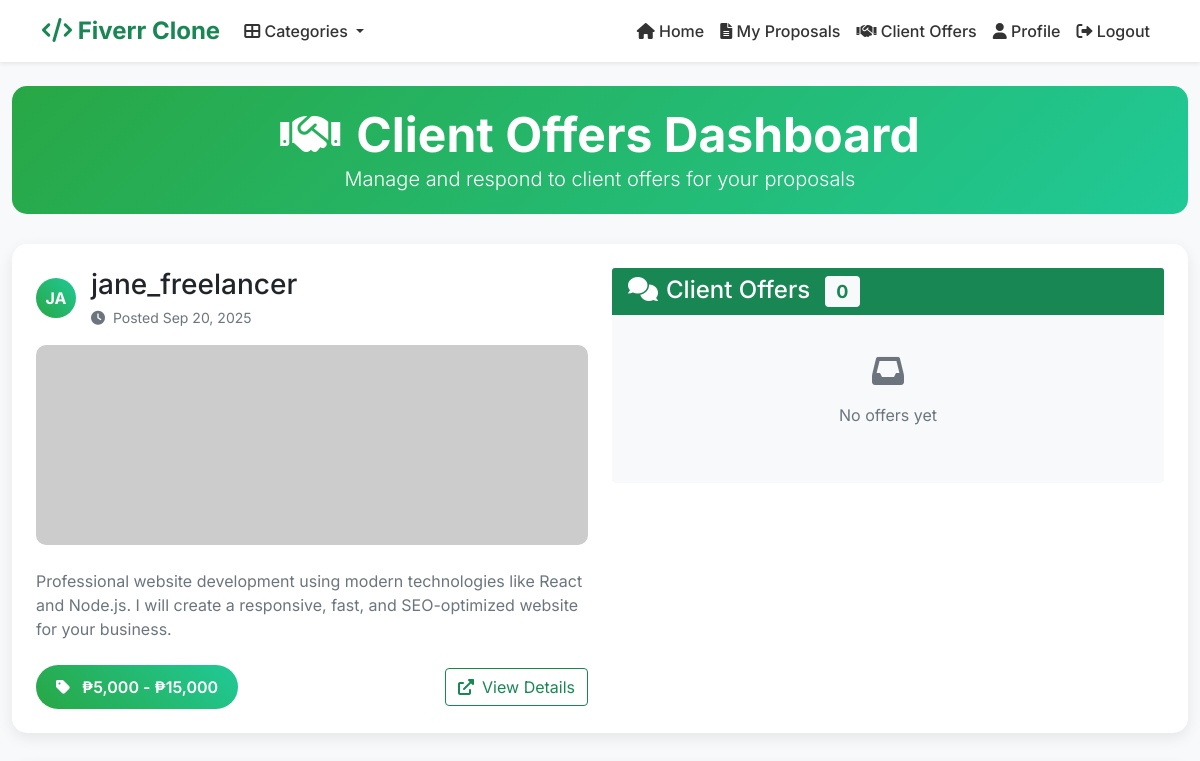
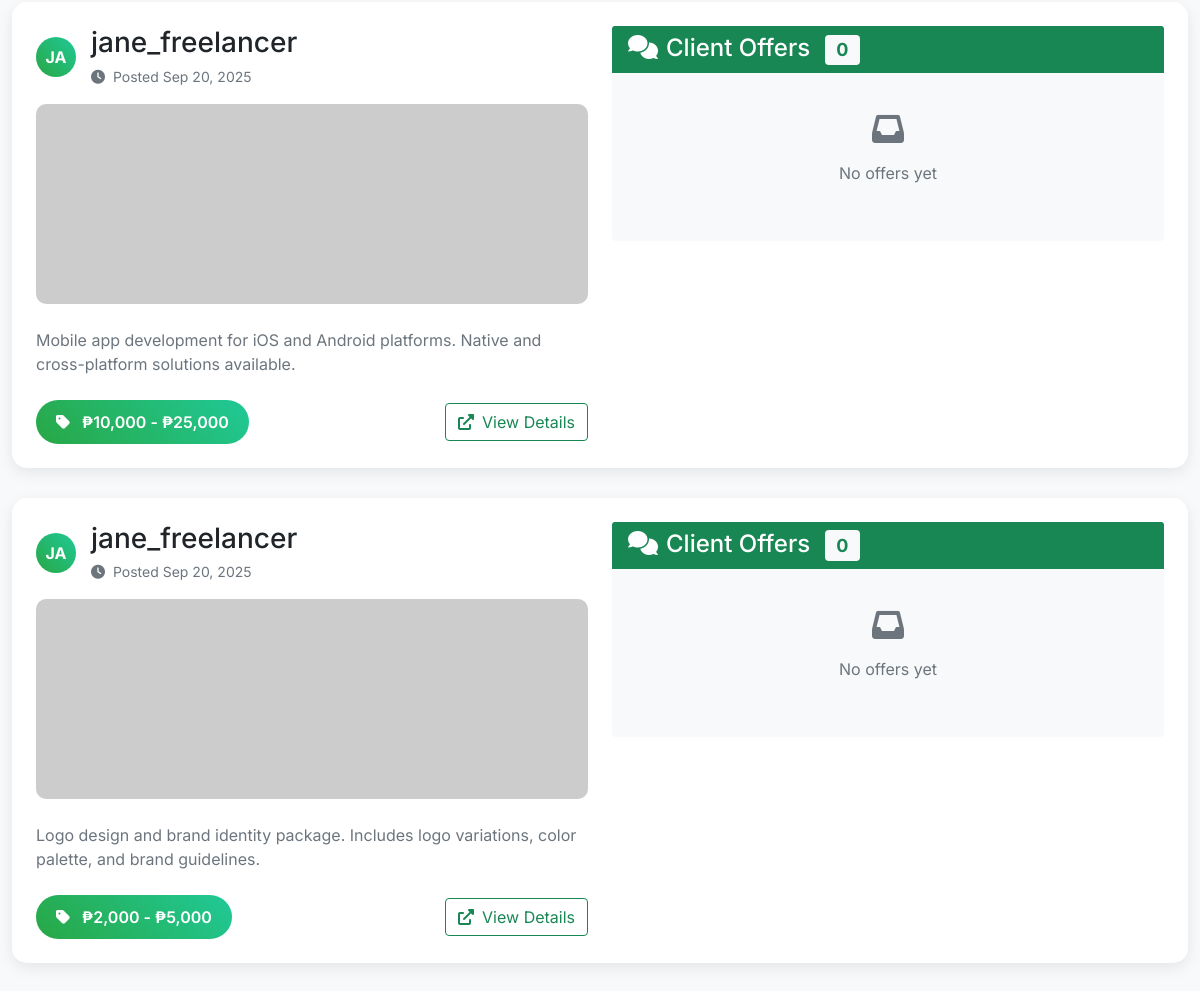
Page /freelancer/offers_from_clients.php (signed in) on the committed database (2 pictures, top to bottom).
### tables this page shows
CREATE TABLE proposals (
    proposal_id INT AUTO_INCREMENT PRIMARY KEY,
    user_id INT NOT NULL,
    description TEXT NOT NULL,
    image TEXT,
    min_price INT NOT NULL,
    max_price INT NOT NULL,
    view_count INT DEFAULT 0,
    category_id INT,
    subcategory_id INT,
    date_added TIMESTAMP DEFAULT CURRENT_TIMESTAMP,
    FOREIGN KEY (user_id) REFERENCES fiverr_clone_users(user_id) ON DELETE CASCADE,
    FOREIGN KEY (category_id) REFERENCES categories(category_id) ON DELETE SET NULL,
    FOREIGN KEY (subcategory_id) REFERENCES subcategories(subcategory_id) ON DELETE SET NULL
);

CREATE TABLE fiverr_clone_users (
    user_id INT AUTO_INCREMENT PRIMARY KEY,
    username VARCHAR(255) NOT NULL,
    email VARCHAR(255) UNIQUE NOT NULL,
    password TEXT NOT NULL,
    is_client BOOLEAN NOT NULL DEFAULT FALSE,
    is_administrator BOOLEAN NOT NULL DEFAULT FALSE,
    bio_description TEXT,
    display_picture TEXT,
    contact_number VARCHAR(255),
    date_added TIMESTAMP DEFAULT CURRENT_TIMESTAMP
);

### freelancer/classes/Database.php (called while the page is built, shortened)
<?php
class Database {
    protected $pdo;
    private $host = 'localhost';
    private $db = 'fiverr_database';
    private $user = 'root';
    private $pass = '';
    private $charset = 'utf8mb4';
    public function __construct() {
        $dsn = "mysql:host=$this->host;dbname=$this->db;charset=$this->charset";
        $options = [
            PDO::ATTR_ERRMODE            => PDO::ERRMODE_EXCEPTION,
            PDO::ATTR_DEFAULT_FETCH_MODE => PDO::FETCH_ASSOC,
            PDO::ATTR_EMULATE_PREPARES   => false
        ];
        try {
            $this->pdo = new PDO($dsn, $this->user, $this->pass, $options);
            $this->pdo->exec("SET time_zone = '+08:00';");
        } catch (\PDOException $e) {
            throw new \PDOException($e->getMessage(), (int)$e->getCode());
        }
    }
    protected function executeQuery($sql, $params = []) {
        $stmt = $this->pdo->prepare($sql);
        $stmt->execute($params);
        return $stmt->fetchAll();
    }
}
?>

### freelancer/classloader.php (called while the page is built, shortened)
<?php
require_once 'classes/Database.php';
require_once 'classes/Offer.php';
require_once 'classes/Proposal.php';
$offerObj = new Offer();
$proposalObj = new Proposal();
?>

### freelancer/classes/Proposal.php (called while the page is built, shortened)
<?php
class Proposal extends Database {
    public function getProposalsByUserID($user_id) {
        $sql = "SELECT p.*, u.*, c.category_name, s.subcategory_name,
                p.date_added AS proposals_date_added
                FROM Proposals p
                JOIN fiverr_clone_users u ON p.user_id = u.user_id
                LEFT JOIN categories c ON p.category_id = c.category_id
                LEFT JOIN subcategories s ON p.subcategory_id = s.subcategory_id
                WHERE p.user_id = ?
                ORDER BY p.date_added DESC";
        return $this->executeQuery($sql, [$user_id]);
    }
}
?>

### freelancer/classes/Offer.php (called while the page is built, shortened)
<?php
class Offer extends Database {
    public function getOffersByProposalID($proposal_id) {
        $sql = "SELECT
                    offers.*, fiverr_clone_users.*,
                    offers.date_added AS offer_date_added
                FROM Offers
                JOIN fiverr_clone_users ON
                    offers.user_id = fiverr_clone_users.user_id
                WHERE proposal_id = ?
                ORDER BY Offers.date_added DESC";
        return $this->executeQuery($sql, [$proposal_id]);
    }
}
?>

### freelancer/offers_from_clients.php (the view, shortened to what this page needs)
<?php require_once 'classloader.php'; ?>
<!doctype html>
  <html lang="en">
  <head>
    <link href="https://cdn.jsdelivr.net/npm/bootstrap@5.1.3/dist/css/bootstrap.min.css" rel="stylesheet">
    <link href="https://cdnjs.cloudflare.com/ajax/libs/font-awesome/6.0.0/css/all.min.css" rel="stylesheet">
  </head>
  <body>
    <?php include 'includes/navbar.php'; ?>
    <div class="container-fluid py-4">
      <div class="section-title">
        <h1 class="display-5 fw-bold mb-0">
          <i class="fas fa-handshake me-3"></i>Client Offers Dashboard
        </h1>
        <p class="lead mb-0">Manage and respond to client offers for your proposals</p>
      </div>
      <div class="row justify-content-center">
        <div class="col-12">
          <?php $getProposalsByUserID = $proposalObj->getProposalsByUserID($_SESSION['user_id']); ?>
          <?php if (empty($getProposalsByUserID)): ?>
            <div class="text-center py-5">
              <div class="mb-4">
                <i class="fas fa-inbox fa-4x text-muted"></i>
              </div>
              <h3 class="text-muted">No Proposals Yet</h3>
              <p class="text-muted">Create your first proposal to start receiving offers from clients.</p>
              <a href="index.php" class="btn btn-success btn-lg">
                <i class="fas fa-plus me-2"></i>Create Proposal
              </a>
            </div>
          <?php else: ?>
            <?php foreach ($getProposalsByUserID as $proposal) { ?>
            <div class="offer-card card">
              <div class="card-body p-4">
                <div class="row">
                  <div class="col-lg-6">
                    <div class="d-flex align-items-center mb-3">
                      <div class="user-avatar">
                        <?php echo strtoupper(substr($proposal['username'], 0, 2)); ?>
                      </div>
                      <div>
                        <h3 class="mb-1">
                          <a href="#" class="text-decoration-none text-dark">
                            <?php echo htmlspecialchars($proposal['username']); ?>
                          </a>
                        </h3>
                        <small class="text-muted">
                          <i class="fas fa-clock me-1"></i>
                          Posted <?php echo date('M j, Y', strtotime($proposal['date_added'] ?? 'now')); ?>
                        </small>
                      </div>
                    </div>
                    <img src="<?php echo '../images/'.$proposal['image']; ?>"
                         class="proposal-image mb-4"
                         alt="Proposal Image"
                         onerror="this.src='https://via.placeholder.com/400x200/28a745/ffffff?text=Proposal+Image'">
                    <p class="text-muted mb-4"><?php echo htmlspecialchars($proposal['description']); ?></p>
                    <div class="d-flex justify-content-between align-items-center">
                      <div class="price-badge">
                        <i class="fas fa-tag me-2"></i>
                        ₱<?php echo number_format($proposal['min_price']); ?> - ₱<?php echo number_format($proposal['max_price']); ?>
                      </div>
                      <a href="#" class="btn btn-outline-success">
                        <i class="fas fa-external-link-alt me-2"></i>View Details
                      </a>
                    </div>
                  </div>
                  <div class="col-lg-6">
                    <div class="card border-0 bg-light">
                      <div class="card-header bg-success text-white border-0">
                        <h4 class="mb-0">
                          <i class="fas fa-comments me-2"></i>Client Offers
                          <span class="badge bg-light text-success ms-2">
                            <?php echo count($offerObj->getOffersByProposalID($proposal['proposal_id'])); ?>
                          </span>
                        </h4>
                      </div>
                      <div class="card-body p-0">
                        <div class="offers-container p-3">
                          <?php $getOffersByProposalID = $offerObj->getOffersByProposalID($proposal['proposal_id']); ?>
                          <?php if (empty($getOffersByProposalID)): ?>
                            <div class="text-center py-4">
                              <i class="fas fa-inbox fa-2x text-muted mb-3"></i>
                              <p class="text-muted">No offers yet</p>
                            </div>
                          <?php endif; ?>
                        </div>
                      </div>
                    </div>
                  </div>
                </div>
              </div>
            </div>
            <?php } ?>
          <?php endif; ?>
        </div>
      </div>
    </div>
  </body>
</html>

### freelancer/offers_from_clients.php (style rules this page uses)
body { font-family: 'Inter', sans-serif; background-color: #f8f9fa; }
.offer-card { border: none; border-radius: 15px; box-shadow: 0 5px 15px rgba(0,0,0,0.08); transition: transform 0.3s ease, box-shadow 0.3s ease; margin-bottom: 30px; overflow: hidden; }
.proposal-image { border-radius: 10px; object-fit: cover; height: 200px; width: 100%; }
.price-badge { background: linear-gradient(45deg, #28a745, #20c997); color: white; padding: 10px 20px; border-radius: 25px; font-weight: 600; display: inline-block; }
.user-avatar { width: 40px; height: 40px; border-radius: 50%; background: linear-gradient(45deg, #28a745, #20c997); display: flex; align-items: center; justify-content: center; color: white; font-weight: bold; margin-right: 15px; }
.section-title { background: linear-gradient(135deg, #28a745 0%, #20c997 100%); color: white; padding: 20px; border-radius: 15px; margin-bottom: 30px; text-align: center; }
.offers-container { max-height: 400px; overflow-y: auto; padding-right: 10px; }

### rows in the picture
proposals: user.username "JA", user.username "jane_freelancer", user.date_added "Sep 20, 2025", description "Professional website development using modern technologies like React and Node.js. I will create a responsive, fast, and SEO-optimized website for your business.", min_price "5,000", max_price "15,000", OffersByProposalID "0"
proposals: user.username "JA", user.username "jane_freelancer", user.date_added "Sep 20, 2025", description "Mobile app development for iOS and Android platforms. Native and cross-platform solutions available.", min_price "10,000", max_price "25,000", OffersByProposalID "0"
proposals: user.username "JA", user.username "jane_freelancer", user.date_added "Sep 20, 2025", description "Logo design and brand identity package. Includes logo variations, color palette, and brand guidelines.", min_price "2,000", max_price "5,000", OffersByProposalID "0"
